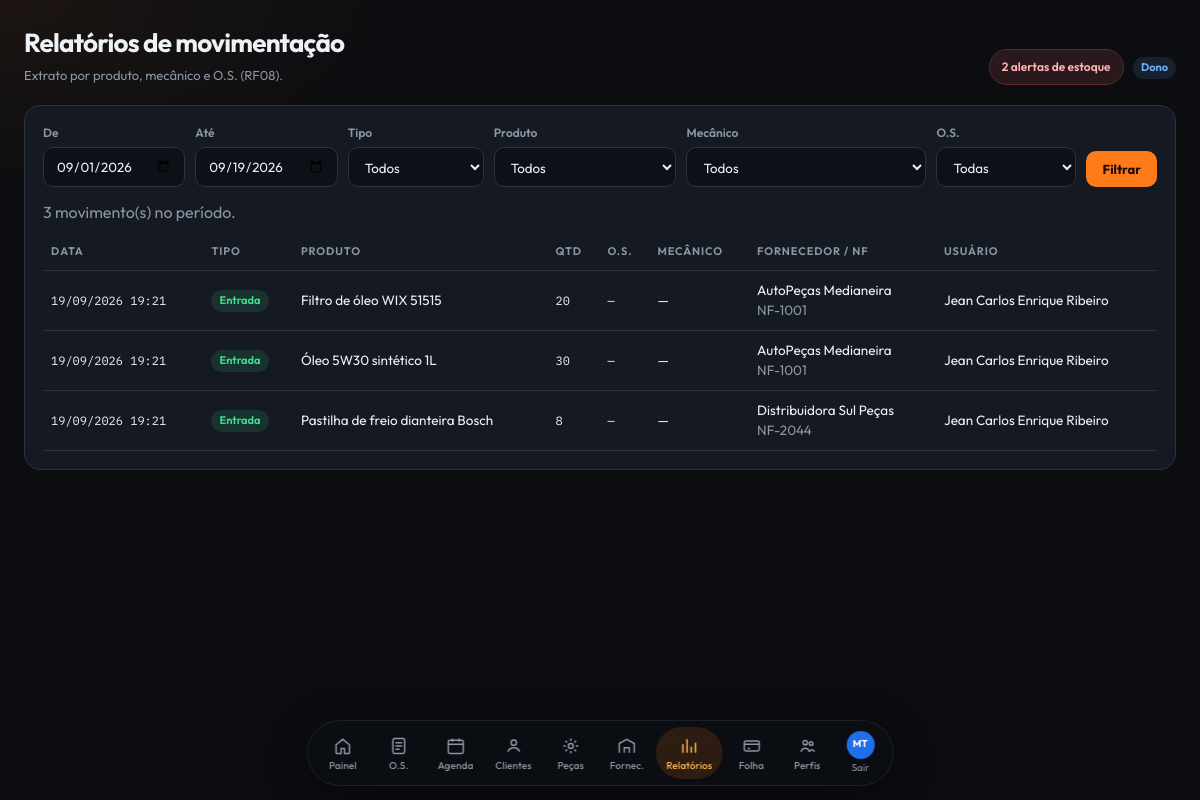
The app's page /pages/relatorios.php (signed in) with its own data.
### tables this page shows
CREATE TABLE IF NOT EXISTS usuarios (
  id INT UNSIGNED AUTO_INCREMENT PRIMARY KEY,
  nome VARCHAR(120) NOT NULL,
  email VARCHAR(160) NOT NULL UNIQUE,
  nif VARCHAR(20) DEFAULT NULL UNIQUE,
  senha VARCHAR(255) NOT NULL,
  perfil ENUM('dono','almoxarife','mecanico','financeiro') NOT NULL DEFAULT 'mecanico',
  telefone VARCHAR(30) DEFAULT NULL,
  ativo TINYINT(1) NOT NULL DEFAULT 1,
  criado_em TIMESTAMP DEFAULT CURRENT_TIMESTAMP,
  atualizado_em TIMESTAMP DEFAULT CURRENT_TIMESTAMP ON UPDATE CURRENT_TIMESTAMP
);

CREATE TABLE IF NOT EXISTS movimentacoes (
  id INT UNSIGNED AUTO_INCREMENT PRIMARY KEY,
  tipo ENUM('entrada','saida','venda') NOT NULL,
  produto_id INT UNSIGNED NOT NULL,
  quantidade INT NOT NULL,
  fornecedor_id INT UNSIGNED DEFAULT NULL,
  os_id INT UNSIGNED DEFAULT NULL,
  mecanico_id INT UNSIGNED DEFAULT NULL,
  nota_fiscal VARCHAR(60) DEFAULT NULL,
  observacao VARCHAR(255) DEFAULT NULL,
  usuario_id INT UNSIGNED DEFAULT NULL,
  criado_em TIMESTAMP DEFAULT CURRENT_TIMESTAMP,
  FOREIGN KEY (produto_id) REFERENCES produtos(id),
  FOREIGN KEY (fornecedor_id) REFERENCES fornecedores(id) ON DELETE SET NULL,
  FOREIGN KEY (os_id) REFERENCES ordens_servico(id) ON DELETE SET NULL,
  FOREIGN KEY (mecanico_id) REFERENCES usuarios(id) ON DELETE SET NULL,
  FOREIGN KEY (usuario_id) REFERENCES usuarios(id) ON DELETE SET NULL
);

CREATE TABLE IF NOT EXISTS produtos (
  id INT UNSIGNED AUTO_INCREMENT PRIMARY KEY,
  nome VARCHAR(180) NOT NULL,
  sku VARCHAR(60) NOT NULL UNIQUE,
  referencia VARCHAR(80) DEFAULT NULL,
  localizacao VARCHAR(80) DEFAULT NULL,
  unidade VARCHAR(10) NOT NULL DEFAULT 'UN',
  estoque_atual INT NOT NULL DEFAULT 0,
  estoque_minimo INT NOT NULL DEFAULT 0,
  preco_custo DECIMAL(10,2) NOT NULL DEFAULT 0.00,
  preco_venda DECIMAL(10,2) NOT NULL DEFAULT 0.00,
  ativo TINYINT(1) NOT NULL DEFAULT 1,
  criado_em TIMESTAMP DEFAULT CURRENT_TIMESTAMP,
  atualizado_em TIMESTAMP DEFAULT CURRENT_TIMESTAMP ON UPDATE CURRENT_TIMESTAMP
);

CREATE TABLE IF NOT EXISTS fornecedores (
  id INT UNSIGNED AUTO_INCREMENT PRIMARY KEY,
  nome VARCHAR(160) NOT NULL,
  nif VARCHAR(20) DEFAULT NULL,
  telefone VARCHAR(30) DEFAULT NULL,
  email VARCHAR(160) DEFAULT NULL,
  endereco VARCHAR(220) DEFAULT NULL,
  prazo_entrega INT DEFAULT 7 COMMENT 'dias',
  observacao TEXT,
  ativo TINYINT(1) NOT NULL DEFAULT 1,
  criado_em TIMESTAMP DEFAULT CURRENT_TIMESTAMP
);

### includes/functions.php (called while the page is built, shortened)
<?php
function e(?string $v): string
{
    return htmlspecialchars((string)$v, ENT_QUOTES, 'UTF-8');
}
function perfil_label(string $p): string
{
    return [
        'dono'       => 'Dono',
        'almoxarife' => 'Almoxarife',
        'mecanico'   => 'Mecânico',
        'financeiro' => 'Financeiro',
    ][$p] ?? $p;
}
function current_perfil(): string
{
    return (string)($_SESSION['user']['perfil'] ?? '');
}
function is_dono(): bool
{
    return current_perfil() === 'dono';
}
function can_gestao_pecas(): bool
{
    return is_dono() || current_perfil() === 'almoxarife';
}
function can_financeiro(): bool
{
    return is_dono() || current_perfil() === 'financeiro';
}
function can_relatorio_estoque(): bool
{
    $p = current_perfil();
    return in_array($p, ['dono', 'almoxarife', 'financeiro'], true);
}
function iniciais(string $nome): string
{
    $partes = preg_split('/\s+/', trim($nome)) ?: [];
    $a = mb_strtoupper(mb_substr($partes[0] ?? 'U', 0, 1));
    $b = mb_strtoupper(mb_substr($partes[count($partes) - 1] ?? '', 0, 1));
    return $a . $b;
}
function avatar_cor(int $id): string
{
    $cores = ['#e50914', '#1f6feb', '#2ea043', '#d4a017', '#8957e5', '#e85d04', '#0d9488', '#db2777'];
    return $cores[$id % count($cores)];
}
function alertas_estoque(PDO $pdo): array
{
    $sql = "SELECT * FROM produtos WHERE ativo = 1 AND estoque_atual <= estoque_minimo ORDER BY estoque_atual ASC";
    return $pdo->query($sql)->fetchAll();
}

### includes/auth.php (called while the page is built, shortened)
<?php
require_once __DIR__ . '/db.php';
require_once __DIR__ . '/functions.php';
function current_user(): ?array
{
    return $_SESSION['user'] ?? null;
}
?>

### pages/relatorios.php (the view, shortened to what this page needs)
<?php
require_once dirname(__DIR__) . '/includes/auth.php';
$pdo = db();
$ini = $_GET['ini'] ?? date('Y-m-01');
$fim = $_GET['fim'] ?? date('Y-m-d');
$tipo = $_GET['tipo'] ?? 'todos';
$sql = "SELECT m.*, p.nome AS produto, p.sku, f.nome AS fornecedor, o.numero AS os_numero, u.nome AS mecanico, us.nome AS usuario
        FROM movimentacoes m
        JOIN produtos p ON p.id=m.produto_id
        LEFT JOIN fornecedores f ON f.id=m.fornecedor_id
        LEFT JOIN ordens_servico o ON o.id=m.os_id
        LEFT JOIN usuarios u ON u.id=m.mecanico_id
        LEFT JOIN usuarios us ON us.id=m.usuario_id
        WHERE DATE(m.criado_em) BETWEEN :ini AND :fim";
$params = ['ini' => $ini, 'fim' => $fim];
$sql .= " ORDER BY m.criado_em DESC";
$st = $pdo->prepare($sql);
$st->execute($params);
$lista = $st->fetchAll();
$mecs = $pdo->query("SELECT id,nome FROM usuarios WHERE perfil IN ('mecanico','dono') ORDER BY nome")->fetchAll();
$pageTitle = 'Relatórios de movimentação';
$pageHint = 'Extrato por produto, mecânico e O.S. (RF08).';
require dirname(__DIR__) . '/includes/header.php';
?>
<section class="card">
    <form class="toolbar" method="get">
        <div>
            <label>De</label>
            <input type="date" name="ini" value="<?= e($ini) ?>">
        </div>
        <div>
            <label>Até</label>
            <input type="date" name="fim" value="<?= e($fim) ?>">
        </div>
        <div>
            <label>Tipo</label>
            <select name="tipo">
                <option value="todos" <?= $tipo==='todos'?'selected':'' ?>>Todos</option>
            </select>
        </div>
        <div class="grow">
            <label>Produto</label>
            <select name="produto_id">
                <option value="0">Todos</option>
            </select>
        </div>
        <div>
            <label>Mecânico</label>
            <select name="mecanico_id">
                <option value="0">Todos</option>
            </select>
        </div>
        <div>
            <label>O.S.</label>
            <select name="os_id">
                <option value="0">Todas</option>
            </select>
        </div>
        <div style="align-self:end"><button class="btn" type="submit">Filtrar</button></div>
    </form>
    <p class="muted" style="margin-bottom:10px"><?= count($lista) ?> movimento(s) no período.</p>
    <div class="table-wrap">
        <table>
            <thead>
            <tr><th>Data</th><th>Tipo</th><th>Produto</th><th>Qtd</th><th>O.S.</th><th>Mecânico</th><th>Fornecedor / NF</th><th>Usuário</th></tr>
            </thead>
            <tbody>
            <?php foreach ($lista as $m): ?>
                <tr>
                    <td class="mono"><?= date('d/m/Y H:i', strtotime($m['criado_em'])) ?></td>
                    <td><span class="badge <?= $m['tipo']==='entrada'?'badge-ok':($m['tipo']==='venda'?'badge-info':'badge-orange') ?>"><?= $m['tipo']==='entrada'?'Entrada':($m['tipo']==='venda'?'Venda':'Saída') ?></span></td>
                    <td><?= e($m['produto']) ?></td>
                    <td class="mono"><?= (int)$m['quantidade'] ?></td>
                    <td class="mono"><?= e($m['os_numero'] ?? '—') ?></td>
                    <td><?= e($m['mecanico'] ?? '—') ?></td>
                    <td><?= e($m['fornecedor'] ?? '—') ?><br><span class="muted"><?= e($m['nota_fiscal'] ?? '') ?></span></td>
                    <td><?= e($m['usuario'] ?? '—') ?></td>
                </tr>
            <?php endforeach; ?>
            </tbody>
        </table>
    </div>
</section>
<?php require dirname(__DIR__) . '/includes/footer.php'; ?>

### includes/header.php (shortened to what this page needs)
<?php
require_once __DIR__ . '/auth.php';
$user = current_user();
$pdo = db();
$alertas = alertas_estoque($pdo);
$qtdAlertas = count($alertas);
$pagina = basename($_SERVER['PHP_SELF']);
$perfil = current_perfil();
?>
<!DOCTYPE html>
<html lang="pt-BR">
<head>
    <link rel="stylesheet" href="<?= e(BASE_URL) ?>/assets/css/style.css?v=8">
</head>
<body>
<div class="app">
    <aside class="sidebar">
        <nav class="dock">
            <a class="<?= $pagina==='dashboard.php'?'active':'' ?>" href="<?= e(BASE_URL) ?>/dashboard.php" title="Painel">
                <span class="dock-ico">
                    <svg viewBox="0 0 24 24" fill="none" stroke="currentColor" stroke-width="1.8"><path d="M4 10.5 12 4l8 6.5V20a1 1 0 0 1-1 1h-5v-6H10v6H5a1 1 0 0 1-1-1v-9.5Z"/></svg>
                </span>
                <em>Painel</em>
            </a>
            <?php if (in_array($perfil, ['dono', 'mecanico'], true)): ?>
            <a class="<?= $pagina==='os.php'?'active':'' ?>" href="<?= e(BASE_URL) ?>/pages/os.php" title="Ordens">
                <span class="dock-ico">
                    <svg viewBox="0 0 24 24" fill="none" stroke="currentColor" stroke-width="1.8"><rect x="5" y="3" width="14" height="18" rx="2"/><path d="M8 8h8M8 12h8M8 16h5"/></svg>
                </span>
                <em>O.S.</em>
            </a>
            <a class="<?= $pagina==='agenda.php'?'active':'' ?>" href="<?= e(BASE_URL) ?>/pages/agenda.php" title="Agenda">
                <span class="dock-ico">
                    <svg viewBox="0 0 24 24" fill="none" stroke="currentColor" stroke-width="1.8"><rect x="3" y="5" width="18" height="16" rx="2"/><path d="M8 3v4M16 3v4M3 10h18"/></svg>
                </span>
                <em>Agenda</em>
            </a>
            <a class="<?= $pagina==='clientes.php'?'active':'' ?>" href="<?= e(BASE_URL) ?>/pages/clientes.php" title="Clientes">
                <span class="dock-ico">
                    <svg viewBox="0 0 24 24" fill="none" stroke="currentColor" stroke-width="1.8"><circle cx="12" cy="8" r="3.2"/><path d="M5 19c1.2-3.2 3.6-4.8 7-4.8s5.8 1.6 7 4.8"/></svg>
                </span>
                <em>Clientes</em>
            </a>
            <?php endif; ?>
            <?php if (can_gestao_pecas() || can_saida_os() || can_financeiro()): ?>
            <a class="<?= $pagina==='produtos.php'?'active':'' ?>" href="<?= e(BASE_URL) ?>/pages/produtos.php?tab=<?= can_gestao_pecas() ? 'estoque' : (can_saida_os() && !can_financeiro() ? 'saida' : 'historico') ?>" title="Peças">
                <span class="dock-ico">
                    <svg viewBox="0 0 24 24" fill="none" stroke="currentColor" stroke-width="1.8"><circle cx="12" cy="12" r="3"/><path d="M12 3v3M12 18v3M3 12h3M18 12h3M5.6 5.6l2.1 2.1M16.3 16.3l2.1 2.1M18.4 5.6l-2.1 2.1M7.7 16.3l-2.1 2.1"/></svg>
                </span>
                <em>Peças</em>
            </a>
            <?php endif; ?>
            <?php if (can_gestao_pecas()): ?>
            <a class="<?= $pagina==='fornecedores.php'?'active':'' ?>" href="<?= e(BASE_URL) ?>/pages/fornecedores.php" title="Fornecedores">
                <span class="dock-ico">
                    <svg viewBox="0 0 24 24" fill="none" stroke="currentColor" stroke-width="1.8"><path d="M3 20V9l9-5 9 5v11"/><path d="M9 20v-6h6v6"/></svg>
                </span>
                <em>Fornec.</em>
            </a>
            <?php endif; ?>
            <?php if (can_relatorio_estoque() || can_financeiro()): ?>
            <a class="<?= $pagina==='relatorios.php'?'active':'' ?>" href="<?= e(BASE_URL) ?>/pages/relatorios.php" title="Relatórios">
                <span class="dock-ico">
                    <svg viewBox="0 0 24 24" fill="none" stroke="currentColor" stroke-width="1.8"><path d="M5 20V10M10 20V4M15 20v-7M20 20V8"/></svg>
                </span>
                <em>Relatórios</em>
            </a>
            <?php endif; ?>
            <?php if (can_financeiro()): ?>
            <a class="<?= $pagina==='pagamentos.php'?'active':'' ?>" href="<?= e(BASE_URL) ?>/pages/pagamentos.php" title="Folha">
                <span class="dock-ico">
                    <svg viewBox="0 0 24 24" fill="none" stroke="currentColor" stroke-width="1.8"><rect x="3" y="6" width="18" height="12" rx="2"/><path d="M3 10h18M7 15h3"/></svg>
                </span>
                <em>Folha</em>
            </a>
            <?php endif; ?>
            <?php if (is_dono()): ?>
            <a class="<?= $pagina==='usuarios.php'?'active':'' ?>" href="<?= e(BASE_URL) ?>/pages/usuarios.php" title="Perfis">
                <span class="dock-ico">
                    <svg viewBox="0 0 24 24" fill="none" stroke="currentColor" stroke-width="1.8"><circle cx="9" cy="8" r="2.6"/><circle cx="16" cy="9" r="2.2"/><path d="M4 19c.8-2.8 2.6-4.2 5-4.2s4.2 1.4 5 4.2M14 19c.4-1.6 1.4-2.6 3-2.6 1.4 0 2.4.8 3 2.6"/></svg>
                </span>
                <em>Perfis</em>
            </a>
            <?php endif; ?>
        </nav>
        <div class="dock-foot">
            <a class="dock-user" href="<?= e(BASE_URL) ?>/logout.php" title="Trocar perfil">
                <span class="avatar" style="background:<?= e(avatar_cor((int)$user['id'])) ?>"><?= e(iniciais($user['nome'])) ?></span>
                <em>Sair</em>
            </a>
        </div>
    </aside>
    <main class="main">
        <header class="topbar">
            <div>
                <h1><?= e($pageTitle ?? 'Painel') ?></h1>
                <?php if (!empty($pageHint)): ?><p class="hint"><?= e($pageHint) ?></p><?php endif; ?>
            </div>
            <div class="top-actions">
                <?php if (can_gestao_pecas() || can_saida_os()): ?>
                <a class="alert-pill <?= $qtdAlertas ? 'hot' : '' ?>" href="<?= e(BASE_URL) ?>/pages/produtos.php?tab=<?= can_gestao_pecas() ? 'estoque' : 'saida' ?>&alerta=1">
                    <?= $qtdAlertas ?> alerta<?= $qtdAlertas===1?'':'s' ?> de estoque
                </a>
                <?php endif; ?>
                <span class="badge badge-info" style="margin-left:6px"><?= e(perfil_label($perfil)) ?></span>
            </div>
        </header>
        <div class="content">

### records on screen
usuarios: nome "MT"
movimentacoes: criado_em "19/09/2026 19:21", tipo "Entrada", produto.nome "Filtro de óleo WIX 51515", quantidade "20", os_numero "—", mecanico "—", fornecedor.nome "AutoPeças Medianeira", nota_fiscal "NF-1001", usuario.nome "Jean Carlos Enrique Ribeiro"
movimentacoes: criado_em "19/09/2026 19:21", tipo "Entrada", produto.nome "Óleo 5W30 sintético 1L", quantidade "30", os_numero "—", mecanico "—", fornecedor.nome "AutoPeças Medianeira", nota_fiscal "NF-1001", usuario.nome "Jean Carlos Enrique Ribeiro"
movimentacoes: criado_em "19/09/2026 19:21", tipo "Entrada", produto.nome "Pastilha de freio dianteira Bosch", quantidade "8", os_numero "—", mecanico "—", fornecedor.nome "Distribuidora Sul Peças", nota_fiscal "NF-2044", usuario.nome "Jean Carlos Enrique Ribeiro"

### other values on screen
$pageTitle "Relatórios de movimentação"
$pageHint "Extrato por produto, mecânico e O.S. (RF08)."
$qtdAlertas "2"
perfil_label($perfil) "Dono"
count($lista) "3"
